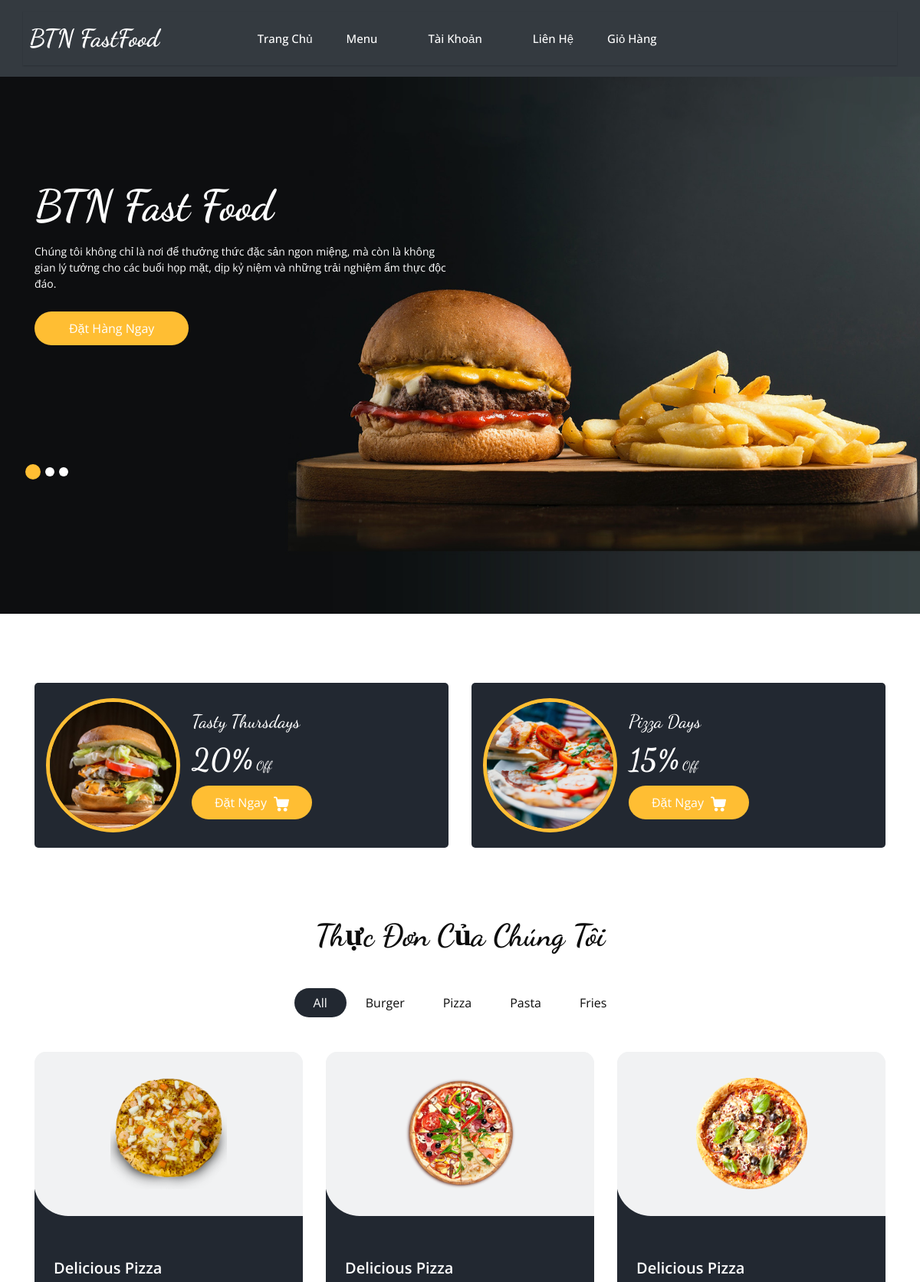
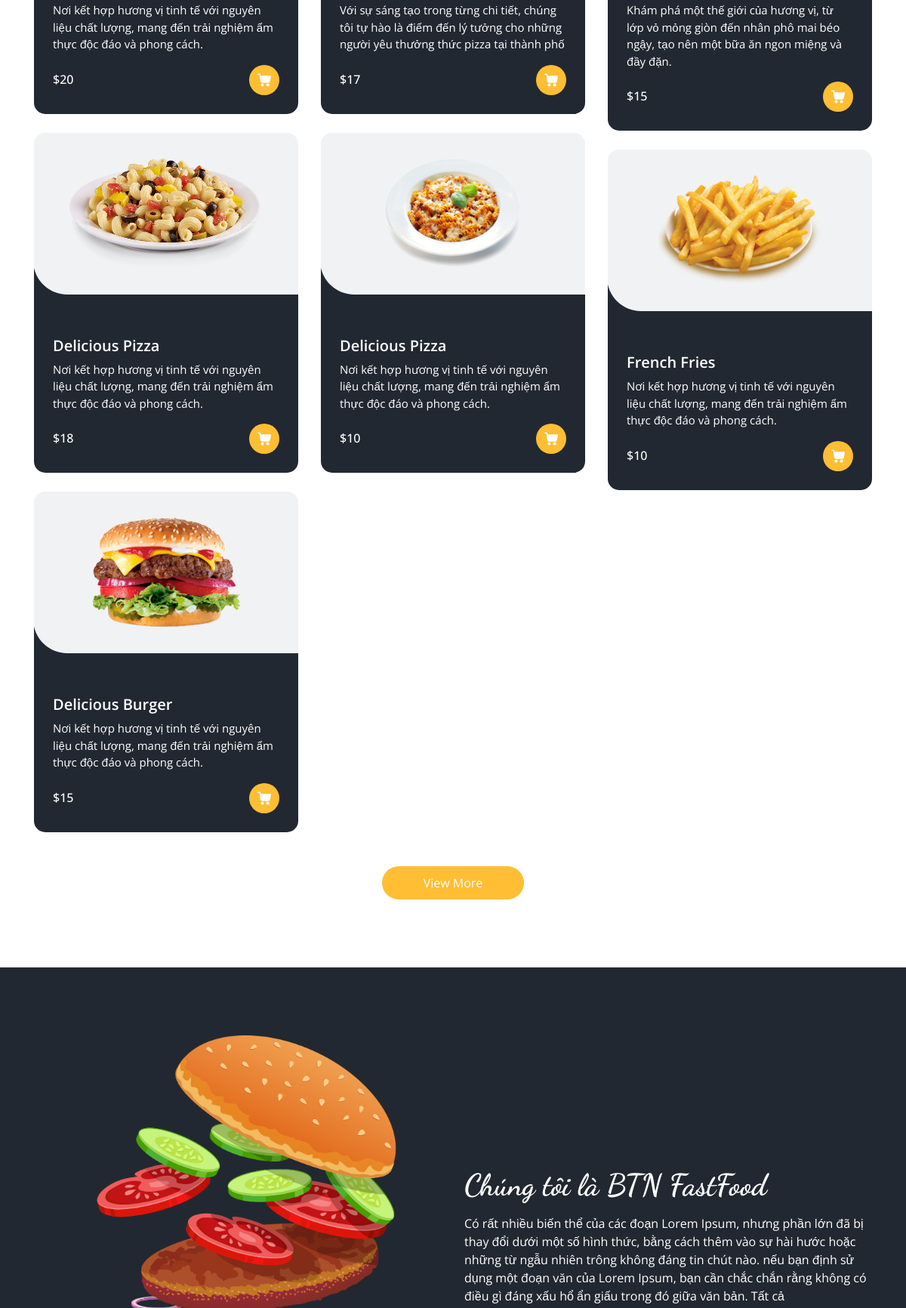
The page /Controller/index-home.php (upper part) on the database its author committed (2 pictures, top to bottom).
### tables this page shows
CREATE TABLE `categories` (
  `id_categories` int(11) NOT NULL,
  `name_categories` varchar(225) DEFAULT NULL,
  `date_created` timestamp NOT NULL DEFAULT current_timestamp() ON UPDATE current_timestamp()
);

CREATE TABLE `products` (
  `id_products` int(11) NOT NULL,
  `id_categories` int(11) DEFAULT NULL,
  `name_products` varchar(225) DEFAULT NULL,
  `images` varchar(225) DEFAULT NULL,
  `original_price` int(11) DEFAULT NULL,
  `date_created` timestamp NOT NULL DEFAULT current_timestamp() ON UPDATE current_timestamp(),
  `description` varchar(225) NOT NULL
);

### Model/pdo.php (called while the page is built, shortened)
<?php
function pdo_get_connection(){
    $dburl = "mysql:host=localhost;dbname=nhom_9;charset=utf8";
    $username = 'root';
    $password = '';
    $conn = new PDO($dburl, $username, $password);
    $conn->setAttribute(PDO::ATTR_ERRMODE, PDO::ERRMODE_EXCEPTION);
    return $conn;
}
function pdo_query($sql){
    $sql_args = array_slice(func_get_args(), 1);
    try{
        $conn = pdo_get_connection();
        $stmt = $conn->prepare($sql);
        $stmt->execute($sql_args);
        $rows = $stmt->fetchAll();
        return $rows;
    }
    catch(PDOException $e){
        throw $e;
    }
    finally{
        unset($conn);
    }
}

### Model/action-categories.php (called while the page is built, shortened)
<?php
    function Load_All_Data_Categories(){
        $sql = "SELECT `id_categories`, `name_categories`, `date_created` FROM `categories`";
        $list_categories = pdo_query($sql);
        return $list_categories;
    }
?>

### Model/action-product.php (called while the page is built, shortened)
<?php
    function Load_All_Data_Products(){
        $sql = "SELECT
        products.id_products,
        products.id_categories,
        products.name_products,
        products.description,
        products.images,
        products.original_price,
        products.date_created,
        categories.name_categories
    FROM
        categories, products WHERE products.id_categories = categories.id_categories;
    ";
        $list_products = pdo_query($sql);
        return $list_products;
    }
?>

### View/home.php (the view, shortened to what this page needs)
<section class="slider_section ">
     <div class="bg-box">
         <img src="../View/images/hero-bg.jpg" alt="">
       </div>
     <div id="customCarousel1" class="carousel slide" data-ride="carousel">
       <div class="carousel-inner">
         <div class="carousel-item active">
           <div class="container ">
             <div class="row">
               <div class="col-md-7 col-lg-6 ">
                 <div class="detail-box">
                   <h1>
                     BTN Fast Food
                   </h1>
                   <p>
                   Chúng tôi không chỉ là nơi để thưởng thức đặc sản ngon miệng, mà còn là không gian lý tưởng cho các buổi họp mặt, dịp kỷ niệm và những trải nghiệm ẩm thực độc đáo.
                   </p>
                   <div class="btn-box">
                     <a href="" class="btn1">
                       Đặt Hàng Ngay
                     </a>
                   </div>
                 </div>
               </div>
             </div>
           </div>
         </div>
       </div>
       <div class="container">
         <ol class="carousel-indicators">
           <li data-target="#customCarousel1" data-slide-to="0" class="active"></li>
           <li data-target="#customCarousel1" data-slide-to="1"></li>
           <li data-target="#customCarousel1" data-slide-to="2"></li>
         </ol>
       </div>
     </div>
   </section>
 </div>
 <section class="offer_section layout_padding-bottom">
   <div class="offer_container">
     <div class="container ">
       <div class="row">
         <div class="col-md-6  ">
           <div class="box ">
             <div class="img-box">
               <img src="../View/images/o1.jpg" alt="">
             </div>
             <div class="detail-box">
               <h5>
                 Tasty Thursdays
               </h5>
               <h6>
                 <span>20%</span> Off
               </h6>
               <a href="">
                 Đặt Ngay
               </a>
             </div>
           </div>
         </div>
         <div class="col-md-6  ">
           <div class="box ">
             <div class="img-box">
               <img src="../View/images/o2.jpg" alt="">
             </div>
             <div class="detail-box">
               <h5>
                 Pizza Days
               </h5>
               <h6>
                 <span>15%</span> Off
               </h6>
               <a href="">
                 Đặt Ngay
               </a>
             </div>
           </div>
         </div>
       </div>
     </div>
   </div>
 </section>
 <section class="food_section layout_padding-bottom">
   <div class="container">
     <div class="heading_container heading_center">
       <h2>
         Thực Đơn Của Chúng Tôi
       </h2>
     </div>
     <ul class="filters_menu">
       <li class="active" data-filter="*">All</li>
       <?php
                 foreach ($list_categories as $value) {
                       extract($value);
                       echo '<li>'.$name_categories.'</li>';
                 }
        ?>
     </ul>
     <div class="filters-content">
       <div class="row grid">
       <?php foreach ($list_products as $value) : ?>
       <?php extract($value); ?>
                 <div class="col-sm-6 col-lg-4 all pizza">
           <div class="box">
             <div>
               <div class="img-box">
               <a href="../../Dự_án_1/Controller/index-home.php?request=detail&&id=<?=$id_products?>">
                 <img src="../../Dự_án_1/View/images/<?=$images?>" alt="">
               </a>
               </div>
               <div class="detail-box">
                 <h5>
                   <?=$name_products?>
                 </h5>
                 <p>
                  <?=$description?>
                 </p>
                 <div class="options">
                   <h6 href= "../../Dự_án_1/Controller/index-home.php?request=detail&&id=<?=$id_products?>">
                   $<?=$original_price?>
                   </h6>
                   <a href= "../../Dự_án_1/Controller/index-home.php?request=detail&&id=<?=$id_products?>">
                   </a>
                 </div>
               </div>
             </div>
           </div>
         </div>
         <?php endforeach; ?>
       </div>
     </div>
     <div class="btn-box">
       <a href="">
         View More
       </a>
     </div>
   </div>
 </section>
 <section class="about_section layout_padding">
   <div class="container  ">
     <div class="row">
       <div class="col-md-6 ">
         <div class="img-box">
           <img src="images/about-img.png" alt="">
         </div>
       </div>
       <div class="col-md-6">
         <div class="detail-box">
           <div class="heading_container">
             <h2>
               Chúng tôi là BTN FastFood
             </h2>
           </div>
           <p>
           Có rất nhiều biến thể của các đoạn Lorem Ipsum, nhưng phần lớn đã bị thay đổi
             dưới một số hình thức, bằng cách thêm vào sự hài hước hoặc những từ ngẫu nhiên trông không đáng tin chút nào. nếu bạn
             định sử dụng một đoạn văn của Lorem Ipsum, bạn cần chắc chắn rằng không có điều gì đáng xấu hổ ẩn giấu trong đó
             giữa văn bản. Tất cả
           </p>
         </div>
       </div>
     </div>
   </div>
 </section>

### rows shown on the page
categories: name_categories "Burger"
categories: name_categories "Pizza"
categories: name_categories "Pasta"
categories: name_categories "Fries"
products: images (picture), name_products "Delicious Pizza", description "Nơi kết hợp hương vị tinh tế với nguyên liệu chất lượng, mang đến trải nghiệm ẩm thực độc đáo và phong cách.", original_price "20"
products: images (picture), name_products "Delicious Pizza", description "Với sự sáng tạo trong từng chi tiết, chúng tôi tự hào là điểm đến lý tưởng cho những người yêu thưởng thức pizza tại thành phố", original_price "17"
products: images (picture), name_products "Delicious Pizza", description "Khám phá một thế giới của hương vị, từ lớp vỏ mỏng giòn đến nhân phô mai béo ngậy, tạo nên một bữa ăn ngon miệng và đầy đặn.", original_price "15"
products: images (picture), name_products "Delicious Pizza", description "Nơi kết hợp hương vị tinh tế với nguyên liệu chất lượng, mang đến trải nghiệm ẩm thực độc đáo và phong cách.", original_price "18"
products: images (picture), name_products "Delicious Pizza", description "Nơi kết hợp hương vị tinh tế với nguyên liệu chất lượng, mang đến trải nghiệm ẩm thực độc đáo và phong cách.", original_price "10"
products: images (picture), name_products "French Fries", description "Nơi kết hợp hương vị tinh tế với nguyên liệu chất lượng, mang đến trải nghiệm ẩm thực độc đáo và phong cách.", original_price "10"
products: images (picture), name_products "Delicious Burger", description "Nơi kết hợp hương vị tinh tế với nguyên liệu chất lượng, mang đến trải nghiệm ẩm thực độc đáo và phong cách.", original_price "15"
